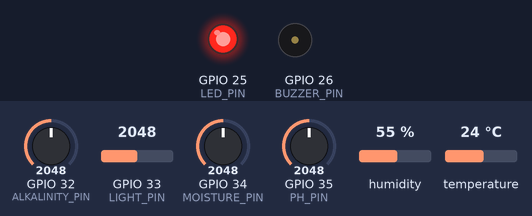
The sketch below on a simulated ESP32. Shown: output pins drawn as LEDs (lit = HIGH), buzzer (waves = sounding). Inputs (shaded band) come from the test bench; at power-on: GPIO 32 (ALKALINITY_PIN) = 2048, temperature 24 °C, GPIO 33 (LIGHT_PIN) = 2048, GPIO 34 (MOISTURE_PIN) = 2048, GPIO 35 (PH_PIN) = 2048, humidity 55 % (analog values on the 0–4095 scale). WiFi joins after 1.5 s; servers stay silent unless stated; the local clock reads 2024-03-15 10:24:30 at power-on unless the sketch sets it; random numbers use the default seed unless the sketch sets one; no MQTT or app messages arrive unless stated; what the sketch prints to the serial monitor is not drawn.

Above: at 10.8 s.
10.9 s: GPIO 32 (ALKALINITY_PIN) set to 876
18.4 s: GPIO 32 (ALKALINITY_PIN) set to 773
At 20.5 s:
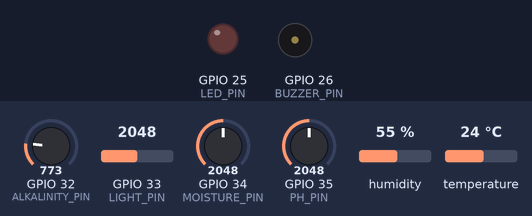
25.9 s: GPIO 32 (ALKALINITY_PIN) set to 1228
At 30.17 s:
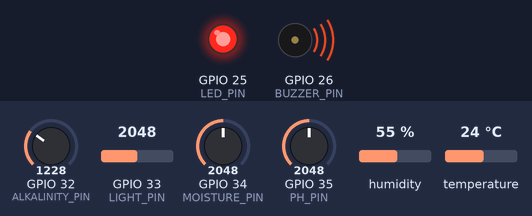
36.7 s: GPIO 32 (ALKALINITY_PIN) set to 160
At 40.8 s:
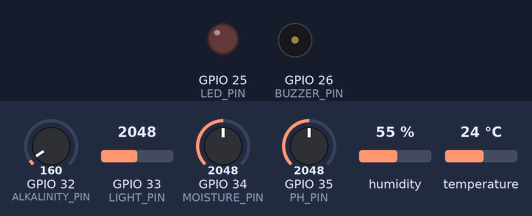
44.2 s: temperature set to 37.7 °C
51.7 s: temperature set to 38.4 °C
At 56.0 s:
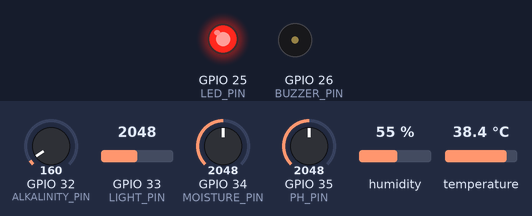
Timing chart, 0 to 61.8 s (numbered marks = the images above; inputs shaded):
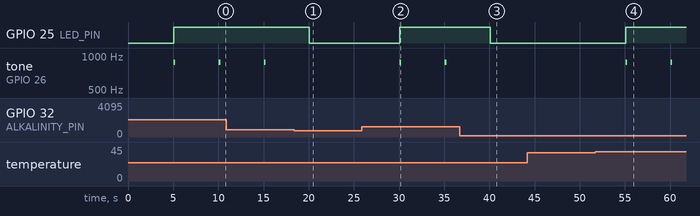

The sketch:

sketch.ino
```cpp
#include <Arduino.h>
#include <esp_system.h>
// Mahangu Guard – Smart Agriculture IoT Monitoring and Early Warning System
#include <WiFi.h>
#include <WiFiClient.h>
#include <WiFiClientSecure.h>
#include <PubSubClient.h>
#include <DHT.h>
#include <time.h>
// Public-demo configuration: no config.h tab required.
#define MQTT_HOST "broker.hivemq.com"
#define MQTT_PORT 1883
#define MQTT_TOPIC "mahangu-guard/demo/b3c8afdb4dfb76827d957b8b/mahangu-01/readings"
#define DEVICE_ID "mahangu-01"
#define MQTT_USE_TLS 0
#define MQTT_USERNAME ""
#define MQTT_PASSWORD ""
#define MQTT_ROOT_CA ""

constexpr int MOISTURE_PIN = 34, PH_PIN = 35, ALKALINITY_PIN = 32;
constexpr int LIGHT_PIN = 33, DHT_PIN = 15, LED_PIN = 25, BUZZER_PIN = 26;
DHT dht(DHT_PIN, DHT22);
#if MQTT_USE_TLS
WiFiClientSecure network;
#else
WiFiClient network;
#endif
PubSubClient mqtt(network);
unsigned long lastSample = 0, lastAttempt = 0, lastWifiAttempt = 0;
String clientId;
bool configurationOK = true;
bool timeServiceStarted = false;
bool wifiConnectionReported = false;
bool timeSyncReported = false;

void setup() {
  Serial.begin(115200);
  Serial.println("Mahangu Guard – Smart Agriculture IoT Monitoring and Early Warning System");
  pinMode(LED_PIN, OUTPUT);
  pinMode(BUZZER_PIN, OUTPUT);
  analogReadResolution(12);
  dht.begin();
  Serial.println("SIMULATION: moisture, pH, alkalinity are analogue proxies. No physical farm calibration.");
  if (String(MQTT_TOPIC).indexOf("REPLACE_") >= 0) {
    Serial.println("Run mqtt_setup.py and copy its generated config.h into Wokwi.");
    configurationOK = false;
  }
#if MQTT_USE_TLS
  if (strlen(MQTT_ROOT_CA) == 0) {
    Serial.println("TLS requires a trusted broker root CA in MQTT_ROOT_CA.");
    configurationOK = false;
  } else network.setCACert(MQTT_ROOT_CA);
#else
  if (strlen(MQTT_USERNAME) || strlen(MQTT_PASSWORD)) {
    Serial.println("Use TLS for broker credentials. Anonymous synthetic demo only on plain MQTT.");
    configurationOK = false;
  }
#endif
  mqtt.setServer(MQTT_HOST, MQTT_PORT);
  if (!mqtt.setBufferSize(1024)) {
    Serial.println("MQTT packet buffer allocation failed.");
    configurationOK = false;
  }
  mqtt.setSocketTimeout(3);
  mqtt.setKeepAlive(30);
  Serial.println("[BOOT] MQTT client configured");
  clientId = "mg-wokwi-" + String((uint32_t)esp_random(), HEX);
  Serial.println("[BOOT] Client ID ready; starting WiFi");
  WiFi.mode(WIFI_STA);
  WiFi.begin("Wokwi-GUEST", "", 6);
  Serial.println("[BOOT] WiFi start requested; waiting for an IP address");
  // Start SNTP later, after WiFi has connected and acquired an IP address.
}

void serviceNetwork() {
  if (WiFi.status() != WL_CONNECTED) {
    wifiConnectionReported = false;
    if (millis() - lastWifiAttempt >= 15000) {
      Serial.println("[WiFi] Not connected; retrying");
      WiFi.reconnect();
      lastWifiAttempt = millis();
    }
    return;
  }
  if (WiFi.localIP() == IPAddress(0, 0, 0, 0)) return;
  if (!wifiConnectionReported) {
    Serial.print("[WiFi] Connected; IP=");
    Serial.println(WiFi.localIP());
    wifiConnectionReported = true;
  }
  if (!timeServiceStarted) {
    Serial.println("[TIME] Starting NTP after WiFi is ready");
    configTime(0, 0, "pool.ntp.org", "time.nist.gov");
    timeServiceStarted = true;
    Serial.println("[TIME] NTP start returned");
  }
  if (!timeSyncReported && time(nullptr) >= 1700000000) {
    Serial.println("[TIME] Clock synchronized");
    timeSyncReported = true;
  }
}

void serviceMqtt() {
  if (!configurationOK || WiFi.status() != WL_CONNECTED) return;
#if MQTT_USE_TLS
  if (time(nullptr) < 1700000000) return;
#endif
  if (!mqtt.connected() && millis() - lastAttempt >= 5000) {
    lastAttempt = millis();
    bool connected = strlen(MQTT_USERNAME)
      ? mqtt.connect(clientId.c_str(), MQTT_USERNAME, MQTT_PASSWORD)
      : mqtt.connect(clientId.c_str());
    if (connected) Serial.println("[MQTT] CONNECTED");
    else Serial.printf("[MQTT] OFFLINE state=%d; retrying later\n", mqtt.state());
  }
  if (mqtt.connected()) mqtt.loop();
}

void loop() {
  serviceNetwork();
  serviceMqtt();
  if (millis() - lastSample < 5000) { delay(10); return; }
  lastSample = millis();
  float moisture = analogRead(MOISTURE_PIN) * 100.0 / 4095;
  float ph = analogRead(PH_PIN) * 14.0 / 4095;
  float alkalinity = analogRead(ALKALINITY_PIN) * 1000.0 / 4095;
  float light = 100.0 - analogRead(LIGHT_PIN) * 100.0 / 4095;
  float temperature = dht.readTemperature();
  if (isnan(temperature)) {
    digitalWrite(LED_PIN, HIGH);
    Serial.println("Sensor read failed; no sample published.");
    return;
  }
  bool dry = moisture < 30, wet = moisture > 85, hot = temperature > 38;
  bool phWarning = ph < 5.5 || ph > 7.5, alkWarning = alkalinity > 200;
  bool alert = dry || wet || hot || phWarning || alkWarning;
  digitalWrite(LED_PIN, alert ? HIGH : LOW);
  if (alert) tone(BUZZER_PIN, 880, 180);
  Serial.printf("LOCAL dry=%d wet=%d heat=%d ph=%d alkalinity=%d\n", dry, wet, hot, phWarning, alkWarning);
  if (WiFi.status() != WL_CONNECTED) {
    Serial.println("WiFi offline; local warnings active.");
    return;
  }
  time_t now = time(nullptr);
  if (now < 1700000000) { Serial.println("Waiting for network time; sample not published."); return; }
  char timestamp[28];
  struct tm utc;
  gmtime_r(&now, &utc);
  strftime(timestamp, sizeof(timestamp), "%Y-%m-%dT%H:%M:%SZ", &utc);
  String payload = "{\"device_id\":\"" DEVICE_ID "\",\"timestamp\":\"" + String(timestamp) +
    "\",\"source\":\"wokwi_simulation\",\"moisture\":" + String(moisture, 1) +
    ",\"temperature\":" + String(temperature, 1) + ",\"ph\":" + String(ph, 2) +
    ",\"light\":" + String(light, 1) + ",\"alkalinity\":" + String(alkalinity, 1) + "}";
  Serial.println(payload);
  if (mqtt.connected() && mqtt.publish(MQTT_TOPIC, payload.c_str(), false)) {
    Serial.println("[MQTT] SENT (QoS 0; confirm accepted ID in laptop bridge and dashboard)");
  } else Serial.println("[MQTT] NOT SENT; local warning still shown");
}
```

Measured:
- the behaviour switches between 820 and 819 on GPIO 32 (ALKALINITY_PIN) (found by bisection; images 0 and 1)
- the behaviour switches between 38 and 38.1 °C on temperature (found by bisection; images 3 and 4)
- after the input at 18.4 s, GPIO 25 (LED_PIN): HIGH → LOW after 1.7 s
- after the input at 25.9 s, GPIO 25 (LED_PIN): LOW → HIGH after 4.2 s; tone on GPIO 26 (BUZZER_PIN): alternates 880 Hz for 0.18 s and silent for 4.8 s, starting after 4.2 s
- after the input at 36.7 s, GPIO 25 (LED_PIN): HIGH → LOW after 3.4 s
- after the input at 44.2 s, every drawn part: stays the same
- after the input at 51.7 s, GPIO 25 (LED_PIN): LOW → HIGH after 3.4 s; tone on GPIO 26 (BUZZER_PIN): alternates 880 Hz for 0.18 s and silent for 4.8 s, starting after 3.4 s
- by itself, tone on GPIO 26 (BUZZER_PIN): alternates 880 Hz for 0.18 s and silent for 4.8 s
